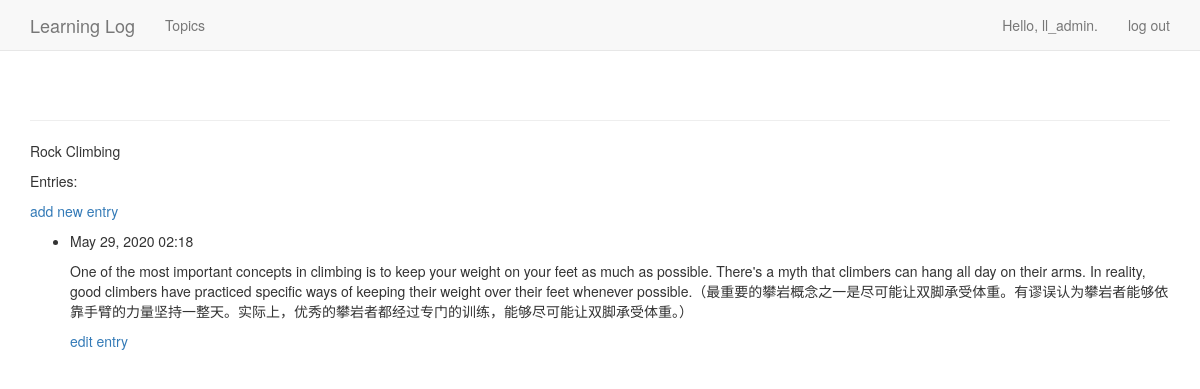
The page /topics/2/ (signed in) on the database its author committed.
### learning_logs/models.py (models this page shows, shortened)
class Topic(models.Model):
    text = models.CharField(max_length=200)
    date_added = models.DateTimeField(auto_now_add=True)
    owner = models.ForeignKey(User, on_delete=models.CASCADE)
    def __str__(self):
        return self.text

class Entry(models.Model):
    topic = models.ForeignKey(Topic, on_delete=models.CASCADE)  # 将每个条目关联到特定的主题
    text = models.TextField()
    date_added = models.DateTimeField(auto_now_add=True)
    class Meta:  # 管理模型的额外信息
        verbose_name_plural = 'entries'

### learning_logs/views.py (the view)
# urls.py: url(r'^topics/(?P<topic_id>\d+)/$', views.topic, name='topic'),
@login_required
def topic(request, topic_id):
    topic = Topic.objects.get(id=topic_id)
    if topic.owner != request.user:
        raise Http404
    entries = topic.entry_set.order_by('-date_added')
    context = {'topic': topic, 'entries': entries}
    return render(request, 'learning_logs/topic.html', context)

### learning_logs/templates/learning_logs/topic.html
{% extends "learning_logs/base.html" %}
{% block content %}
    <p>{{ topic }}</p>
    <p>Entries:</p>
    <p>
        <a href="{% url 'learning_logs:new_entry' topic.id %}">add new entry</a>
    </p>
    <ul>
        {% for entry in entries %}
            <li>
                <p>{{ entry.date_added|date:'M d, Y H:i' }}</p>
                <p>{{ entry.text|linebreaks }}</p>
                <p>
                    <a href="{% url 'learning_logs:edit_entry' entry.id %}">edit entry</a>
                </p>
            </li>
        {% empty %}
            <li>
                There are no entries for this topic yet.
            </li>
        {% endfor %}
    </ul>
{% endblock content %}

### learning_logs/templates/learning_logs/base.html (shortened to what this page needs)
<!DOCTYPE html>
{% load bootstrap3 %}
<html lang="en">
    <head>
        {% bootstrap_css %}
    </head>
    <body>
        <nav class="navbar navbar-default navbar-static-top">
            <div class="container">
                <div class="navbar-header">
                    <a class="navbar-brand" href="{% url 'learning_logs:index' %}">
                        Learning Log
                    </a>
                </div>
                <div id="navbar" class="navbar-collapse collapse">
                    <ul class="nav navbar-nav">
                        <li><a href="{% url 'learning_logs:topics' %}">Topics</a></li>
                    </ul>
                    <ul class="nav navbar-nav navbar-right">
                        {% if user.is_authenticated %}
                            <li><a>Hello, {{ user.username}}.</a></li>
                            <li><a href="{% url 'users:logout' %}">log out</a></li>
                        {% else %}
                            <li><a href="{% url 'users:register' %}">register</a></li>
                            <li><a href="{% url 'users:login' %}">log in</a></li>
                        {% endif %}
                    </ul>
                </div>
            </div>
        </nav>
        <div class="container">
            <div class="page-header">
            </div>
            <div>
                {% block content %}{% endblock content %}
            </div>
        </div>
    </body>
</html>

### rows shown on the page
Topic: text "Rock Climbing"
Entry: date_added "May 29, 2020 02:18", text "One of the most important concepts in climbing is to keep your weight on your feet as much as possible. There's a myth that climbers can hang all day on their arms. In reality, good climbers have practiced specific ways of keeping their weight over their feet whenever possible.（最重要的攀岩概念之一是尽可能让双脚承受体重。有谬误认为攀岩者能够依靠手臂的力量坚持一整天。实际上，优秀的攀岩者都经过专门的训练，能够尽可能让双脚承受体重。）"

### other values the page prints
{{ user.username }} "ll_admin"
